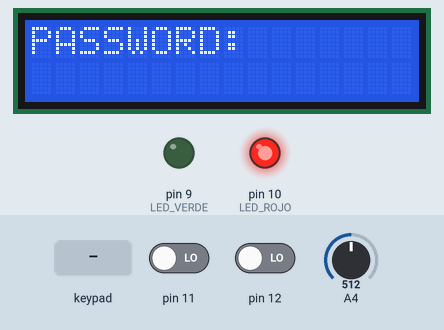
This sketch was run on a simulated Arduino Uno, built with avr-gcc and run on an emulated ATmega328P. Parts: 16×2 character LCD, output pins drawn as LEDs (lit = HIGH). Dashed ring = blinking. The test bench sets the inputs (shaded band); at power-on: pin 11 LOW, pin 12 LOW, A4 = 512.

Above: at 1.2 s.
1.3 s: keypad keys 1 C 2 0 2 2 # pressed 0.4 s apart
At 3.76 s:
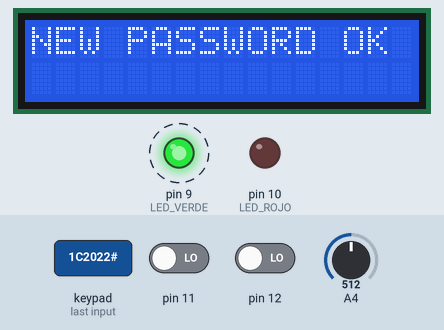
5.6 s: keypad keys 1 C 2 0 2 2 * pressed 0.4 s apart
At 8.1 s:
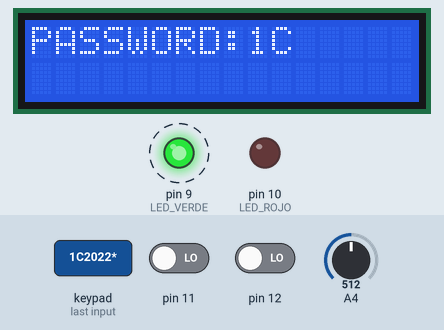
9.9 s: key 'A' pressed
12.9 s: key 'B' pressed
At 14.4 s:
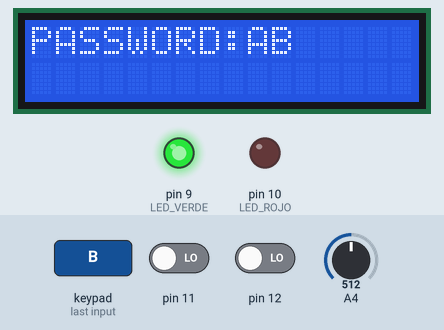
14.7 s: key 'C' pressed
At 15.4 s:
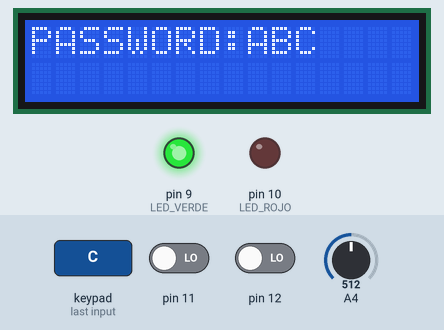
16.2 s: keypad keys 1 C 2 0 2 2 D pressed 0.4 s apart
At 22.6 s:
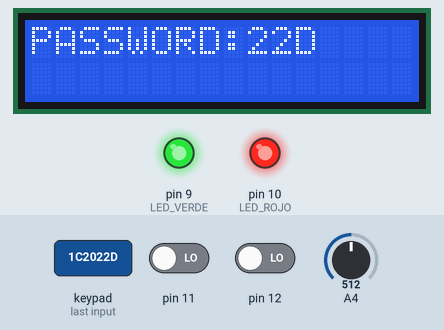
Timing chart, 0 to 23.0 s (numbered marks = the images above; inputs shaded):
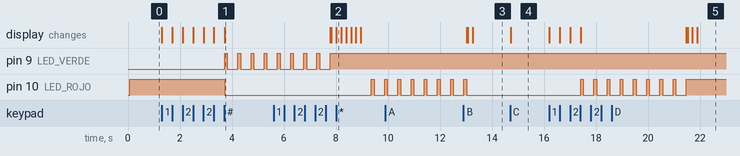

The sketch:

tp_02_cerradura1.ino
```cpp
/*	Trabajo Práctico 2: Cerradura
 * Nombre del grupo: 70/30
	- Gonzalo Javier Lopez
	- Medina Julian
	- Camila Molteni
	- Ezequiel Miccio
*/

#include <LiquidCrystal.h>
#include <Keypad.h>
#include <ctype.h>
#include <string.h>

//============ DEFINES ========================================

#define LED_ROJO 10
#define LED_VERDE 9
#define SUCCESS 1
#define FAIL 0
#define ZERO_TO_HERO 0

#define NO_BUTTON 0
#define BUTTON_RESET 1
#define BUTTON_TEST 2
#define BUTTON_CONFIG 3

//================ LCD ===================================
LiquidCrystal lcd(8,13,A0,A1,A2,A3);

//================  KEYPAD ===============================
const byte FILAS = 4;
const byte COLUMNAS = 4;

char keys[FILAS][COLUMNAS] = {
   { '1','2','3', 'A' },
   { '4','5','6', 'B' },
   { '7','8','9', 'C' },
   { '*','0','#', 'D' }
};

byte pinesFilas[FILAS] = {7, 6, 5, 4};
byte pinesColumnas[COLUMNAS] = {3, 2, 1, 0};

Keypad teclado = Keypad(makeKeymap(keys),pinesFilas,pinesColumnas, FILAS, COLUMNAS);

char tecla;
char password[8];
char default_password[8] = "1C2022";
byte indice = ZERO_TO_HERO;

//=================  LED ===============================
int estadoLed = LOW;
unsigned long tiempoEncendido = ZERO_TO_HERO;
unsigned long tiempoApagado = ZERO_TO_HERO;

//=================  TIMER ==============================
unsigned long tiempo1 = ZERO_TO_HERO;
unsigned long tiempo2 = ZERO_TO_HERO;
unsigned long tiempoSegundos = ZERO_TO_HERO;
int contFive = ZERO_TO_HERO;

//=============== BANDERAS ==============================
int flag = 1;
int flagReset = 0;
int flagTest = 0;
int flagConfig = 0;
int flagPassOk = 0;

//============ BOTON ====================================
int botonAntes = ZERO_TO_HERO;

void setup()
{
  lcd.begin(16,2);
  lcd.print("PASSWORD:");
  tiempo1 = millis();

  pinMode(LED_VERDE, OUTPUT);
  pinMode(LED_ROJO, OUTPUT);

  pinMode(11, INPUT);
  pinMode(12, INPUT);
  pinMode(A4, INPUT);
}
void loop()
{
  lcd.setCursor(9,0);

  if(flag && contFive == 0)
  {
  	pass();
  }
  if(flag && !flagConfig)
  {
  	cerradura();
  }
  	botonera();

  delay(15);
}

//Funcion para parpadear los LEDs
void parpadearLed(int led)
{
  if((millis() - tiempoEncendido >= 100) && estadoLed)
  {
    estadoLed = !estadoLed;
    digitalWrite(led,estadoLed);
    tiempoApagado = millis();
  }
  if((millis() - tiempoApagado >= 400) && !estadoLed)
  {
    estadoLed = !estadoLed;
    digitalWrite(led,estadoLed);
    tiempoEncendido = millis();
  }
}

//Funcion para mostrar si la clave es correcta o incorrecta
void passwordResult(int result)
{
  if(result)
  {
    lcd.setCursor(0,0);
    lcd.print("PASSWORD OK     ");
  }
  else
  {
    lcd.setCursor(0,0);
    lcd.print("PASSWORD FAIL   ");
  }
}

//Funcion para resetear la cerradura
void reset()
{
  lcd.setCursor(0,0);
  lcd.print("PASSWORD:       ");
  strcpy(password,"      ");
  indice = 0;
  contFive = 0;
  flag = 0;
}

//Funcion cronometro 5 segundos
int timer(int start)
{
  	tiempo2 = millis();
  	if(tiempo2 > (tiempo1+1000))
    {
      tiempo1 = millis();
      tiempoSegundos = tiempo1/1000;

      if(start)
      {
        contFive++;
      }
  	}
  	return contFive;
}

//Funcion principal cerradura, chequea la contrase;a
void cerradura()
{
  if(!strcmp(password,default_password))
  {
    passwordResult(SUCCESS);
    parpadearLed(LED_VERDE);
    if(timer(1) >= 5)
    {
  		reset();
        flag = 1;
    }
  }
  else if(indice == 7 && !flagConfig)
  {
	parpadearLed(checkPassword());
    if(timer(1) >= 5)
    {
  		reset();
        flag = 1;
    }
  }
}

//Funcion clave
void pass()
{
  tecla = teclado.getKey();

  if(tecla)
  {
    password[indice] = tecla;
    lcd.print(password);
    indice++;
  }
}

//Funcion para leer los botones, y retorna el boton que se presiona
int leerBoton()
{
  int botonReset = digitalRead(11);
  int botonTest = digitalRead(12);
  int botonConfig = analogRead(A4);

  if(botonReset)
  {
    return BUTTON_RESET;
  }
  if(botonTest)
  {
    return BUTTON_TEST ;
  }
  if(botonConfig)
  {
    return BUTTON_CONFIG;
  }
  return NO_BUTTON;
}

//Funcion boton anti rebote
void antiRebote()
{
  int botonAhora = leerBoton();

  if(botonAhora && botonAhora != botonAntes)
  {
     switch(botonAhora)
     {
       case BUTTON_RESET:
       flagReset = 1;
       break;
       case BUTTON_TEST:
       flagTest = 1;
       flag = 0;
       break;
       case BUTTON_CONFIG:
       digitalWrite(LED_ROJO,HIGH);
       flagConfig = 1;
       break;
     }
  }
  botonAntes = botonAhora;
}

//Funcion para configurar una nueva clave
void config()
{
  if(contFive == 0)
  {
  	pass();
  }
  if(indice == 7)
  {
  	strcpy(default_password,password);
    lcd.setCursor(0,0);
    lcd.print("NEW PASSWORD OK ");
    flagPassOk = 1;
    digitalWrite(LED_ROJO,LOW);
  }

}

//Funcion para corroborar la clave
int checkPassword()
{
  if(!strcmp(password,default_password))
  {
    passwordResult(SUCCESS);
    return LED_VERDE;
  }
  else
  {
    passwordResult(FAIL);
    return LED_ROJO;
  }
  flagTest = 0;
}

//Funcion que realiza la accion de cada boton
void botonera()
{
  antiRebote();

  if(!flag && flagTest && !flagConfig)
  {
    parpadearLed(checkPassword());
    if(timer(1) >= 5)
    {
  		reset();
        flag = 1;
    }
  }
  if(flagReset)
  {
    reset();
    flagReset = 0;
    flag = 1;
  }
  if(flagConfig)
  {
    flag = 0;

    config();

    if(flagPassOk)
    {
      parpadearLed(LED_VERDE);
      if(timer(1) >= 5)
      {
        reset();
        flag = 1;
        flagConfig = 0;
        flagPassOk = 0;
      }
    }
  }
}
```

Measured:
- after the input at 1.3 s, pin 9 (LED_VERDE): alternates HIGH for 0.11 s and LOW for 0.40 s, starting after 2.4 s; pin 10 (LED_ROJO): HIGH → LOW after 2.4 s; the display: first changes at once (image 1 shows a later state)
- after the input at 5.6 s, pin 10 (LED_ROJO): LOW → HIGH after 3.8 s, → LOW 0.11 s later, → HIGH 0.40 s later; the display: first differs from a run without the input after 2.2 s (image 2 shows a later state)
- after the input at 12.9 s, the display: first differs from a run without the input after 0.36 s (image 3)
- after the input at 14.7 s, the display: changes at once (image 4)
- after the input at 16.2 s, pin 10 (LED_ROJO): alternates HIGH for 0.11 s and LOW for 0.40 s, 17 changes in all, then stays HIGH, starting after 1.2 s; the display: first changes at once (image 5 shows a later state)
